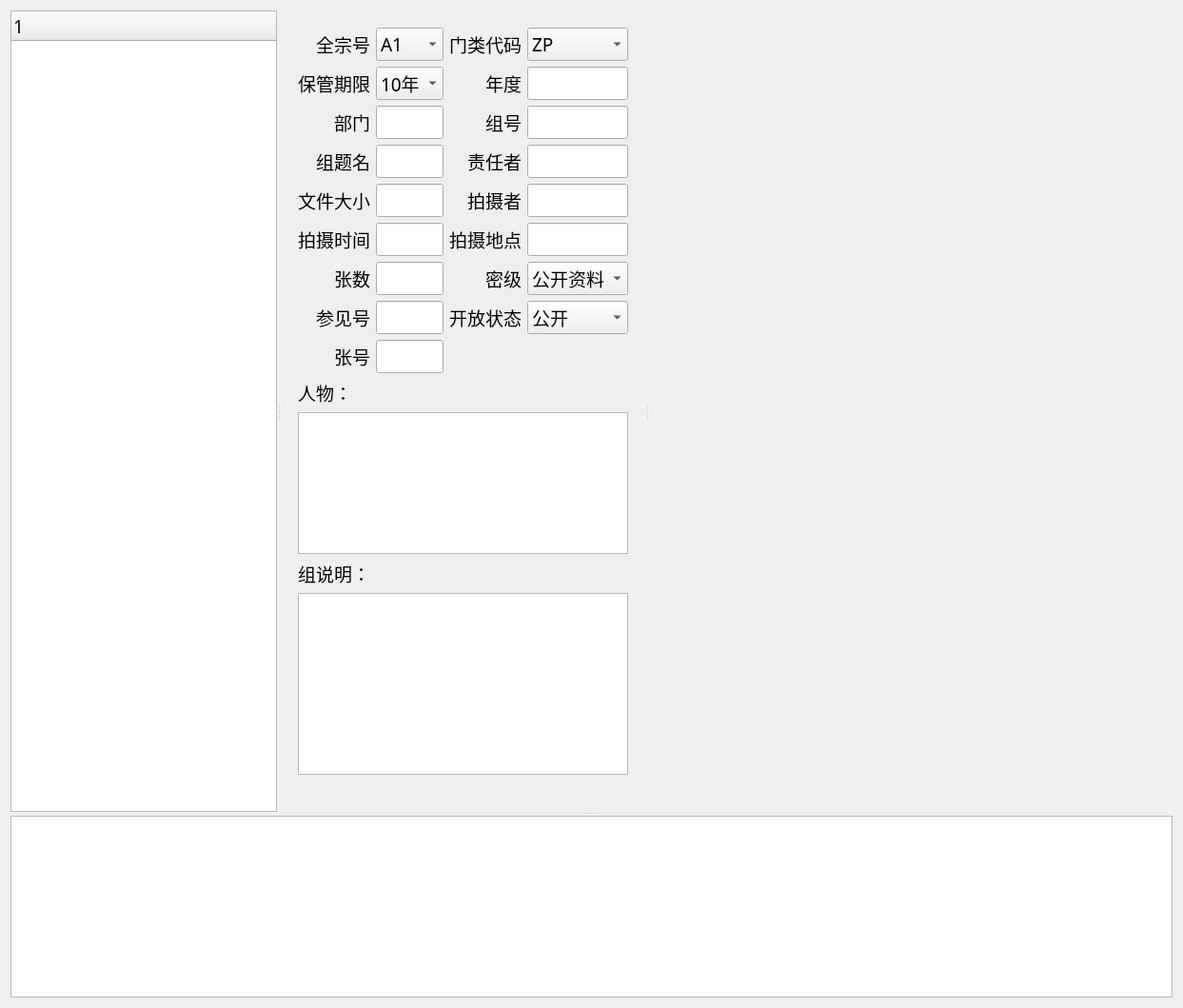
      <widget class="QWidget" name="arch_view_tab">
       <property name="font">
        <font>
         <family>新宋体</family>
         <pointsize>14</pointsize>
        </font>
       </property>
       <attribute name="icon">
        <iconset>
         <normaloff>../icon/view_arch.png</normaloff>../icon/view_arch.png</iconset>
       </attribute>
       <attribute name="title">
        <string>档案浏览</string>
       </attribute>
       <layout class="QGridLayout" name="gridLayout_17">
        <item row="0" column="0">
         <widget class="QSplitter" name="splitter_4">
          <property name="orientation">
           <enum>Qt::Vertical</enum>
          </property>
          <widget class="QSplitter" name="splitter_3">
           <property name="orientation">
            <enum>Qt::Horizontal</enum>
           </property>
           <widget class="QWidget" name="widget_5" native="true">
            <property name="minimumSize">
             <size>
              <width>280</width>
              <height>0</height>
             </size>
            </property>
            <property name="maximumSize">
             <size>
              <width>16777215</width>
              <height>16777215</height>
             </size>
            </property>
            <layout class="QGridLayout" name="gridLayout_19">
             <item row="0" column="0">
              <widget class="QTreeWidget" name="arch_tree_widget">
               <property name="font">
                <font>
                 <family>新宋体</family>
                 <pointsize>14</pointsize>
                </font>
               </property>
               <column>
                <property name="text">
                 <string notr="true">1</string>
                </property>
               </column>
              </widget>
             </item>
            </layout>
           </widget>
           <widget class="QWidget" name="widget_6" native="true">
            <property name="font">
             <font>
              <family>新宋体</family>
              <pointsize>14</pointsize>
             </font>
            </property>
            <layout class="QGridLayout" name="gridLayout_21">
             <property name="leftMargin">
              <number>18</number>
             </property>
             <property name="topMargin">
              <number>18</number>
             </property>
             <property name="rightMargin">
              <number>18</number>
             </property>
             <item row="0" column="3">
              <widget class="QComboBox" name="arch_category_code_in_group_arch">
               <property name="font">
                <font>
                 <family>新宋体</family>
                 <pointsize>14</pointsize>
                </font>
               </property>
               <item>
                <property name="text">
                 <string>ZP</string>
                </property>
               </item>
               <item>
                <property name="text">
                 <string>LY</string>
                </property>
               </item>
               <item>
                <property name="text">
                 <string>LX</string>
                </property>
               </item>
              </widget>
             </item>
             <item row="0" column="2">
              <widget class="QLabel" name="label_59">
               <property name="font">
                <font>
                 <family>新宋体</family>
                 <pointsize>14</pointsize>
                </font>
               </property>
               <property name="text">
                <string>门类代码</string>
               </property>
               <property name="alignment">
                <set>Qt::AlignRight|Qt::AlignTrailing|Qt::AlignVCenter</set>
               </property>
              </widget>
             </item>
             <item row="5" column="0">
              <widget class="QLabel" name="label_61">
               <property name="font">
                <font>
                 <family>新宋体</family>
                 <pointsize>14</pointsize>
                </font>
               </property>
               <property name="text">
                <string>拍摄时间</string>
               </property>
               <property name="alignment">
                <set>Qt::AlignRight|Qt::AlignTrailing|Qt::AlignVCenter</set>
               </property>
              </widget>
             </item>
             <item row="1" column="2">
              <widget class="QLabel" name="label_49">
               <property name="font">
                <font>
                 <family>新宋体</family>
                 <pointsize>14</pointsize>
                </font>
               </property>
               <property name="text">
                <string>年度</string>
               </property>
               <property name="alignment">
                <set>Qt::AlignRight|Qt::AlignTrailing|Qt::AlignVCenter</set>
               </property>
              </widget>
             </item>
             <item row="2" column="1">
              <widget class="QLineEdit" name="department_in_group_arch">
               <property name="sizePolicy">
                <sizepolicy hsizetype="Expanding" vsizetype="Preferred">
                 <horstretch>0</horstretch>
                 <verstretch>0</verstretch>
                </sizepolicy>
               </property>
              </widget>
             </item>
             <item row="7" column="2">
              <widget class="QLabel" name="label_53">
               <property name="maximumSize">
                <size>
                 <width>120</width>
                 <height>16777215</height>
                </size>
               </property>
               <property name="font">
                <font>
                 <family>新宋体</family>
                 <pointsize>14</pointsize>
                </font>
               </property>
               <property name="text">
                <string>开放状态</string>
               </property>
               <property name="alignment">
                <set>Qt::AlignRight|Qt::AlignTrailing|Qt::AlignVCenter</set>
               </property>
              </widget>
             </item>
             <item row="4" column="3">
              <widget class="QLineEdit" name="photographer_in_group_arch">
               <property name="sizePolicy">
                <sizepolicy hsizetype="Expanding" vsizetype="Preferred">
                 <horstretch>0</horstretch>
                 <verstretch>0</verstretch>
                </sizepolicy>
               </property>
              </widget>
             </item>
             <item row="8" column="1">
              <widget class="QLineEdit" name="photo_code_in_photo_arch">
               <property name="font">
                <font>
                 <family>新宋体</family>
                 <pointsize>14</pointsize>
                </font>
               </property>
              </widget>
             </item>
             <item row="3" column="1">
              <widget class="QLineEdit" name="group_title_in_group_arch">
               <property name="sizePolicy">
                <sizepolicy hsizetype="Expanding" vsizetype="Preferred">
                 <horstretch>0</horstretch>
                 <verstretch>0</verstretch>
                </sizepolicy>
               </property>
               <property name="font">
                <font>
                 <family>新宋体</family>
                 <pointsize>14</pointsize>
                </font>
               </property>
              </widget>
             </item>
             <item row="0" column="0">
              <widget class="QLabel" name="label_63">
               <property name="maximumSize">
                <size>
                 <width>120</width>
                 <height>16777215</height>
                </size>
               </property>
               <property name="font">
                <font>
                 <family>新宋体</family>
                 <pointsize>14</pointsize>
                </font>
               </property>
               <property name="text">
                <string>全宗号</string>
               </property>
               <property name="alignment">
                <set>Qt::AlignRight|Qt::AlignTrailing|Qt::AlignVCenter</set>
               </property>
              </widget>
             </item>
             <item row="11" column="0">
              <widget class="QLabel" name="label_58">
               <property name="font">
                <font>
                 <family>新宋体</family>
                 <pointsize>14</pointsize>
                </font>
               </property>
               <property name="text">
                <string>组说明：</string>
               </property>
               <property name="alignment">
                <set>Qt::AlignRight|Qt::AlignTrailing|Qt::AlignVCenter</set>
               </property>
              </widget>
             </item>
             <item row="7" column="3">
              <widget class="QComboBox" name="opening_state_in_group_arch">
               <property name="font">
                <font>
                 <family>新宋体</family>
                 <pointsize>14</pointsize>
                </font>
               </property>
               <item>
                <property name="text">
                 <string>公开</string>
                </property>
               </item>
               <item>
                <property name="text">
                 <string>申请公开</string>
                </property>
               </item>
               <item>
                <property name="text">
                 <string>不公开</string>
                </property>
               </item>
              </widget>
             </item>
             <item row="5" column="2">
              <widget class="QLabel" name="label_50">
               <property name="maximumSize">
                <size>
                 <width>120</width>
                 <height>16777215</height>
                </size>
               </property>
               <property name="font">
                <font>
                 <family>新宋体</family>
                 <pointsize>14</pointsize>
                </font>
               </property>
               <property name="text">
                <string>拍摄地点</string>
               </property>
               <property name="alignment">
                <set>Qt::AlignRight|Qt::AlignTrailing|Qt::AlignVCenter</set>
               </property>
              </widget>
             </item>
             <item row="9" column="0">
              <widget class="QLabel" name="label_69">
               <property name="font">
                <font>
                 <family>新宋体</family>
                 <pointsize>14</pointsize>
                </font>
               </property>
               <property name="text">
                <string>人物：</string>
               </property>
               <property name="alignment">
                <set>Qt::AlignLeading|Qt::AlignLeft|Qt::AlignVCenter</set>
               </property>
              </widget>
             </item>
             <item row="1" column="3">
              <widget class="QLineEdit" name="year_in_group_2">
               <property name="sizePolicy">
                <sizepolicy hsizetype="Expanding" vsizetype="Preferred">
                 <horstretch>0</horstretch>
                 <verstretch>0</verstretch>
                </sizepolicy>
               </property>
               <property name="font">
                <font>
                 <family>新宋体</family>
                 <pointsize>14</pointsize>
                </font>
               </property>
              </widget>
             </item>
             <item row="3" column="0">
              <widget class="QLabel" name="label_62">
               <property name="maximumSize">
                <size>
                 <width>120</width>
                 <height>16777215</height>
                </size>
               </property>
               <property name="font">
                <font>
                 <family>新宋体</family>
                 <pointsize>14</pointsize>
                </font>
               </property>
               <property name="text">
                <string>组题名</string>
               </property>
               <property name="alignment">
                <set>Qt::AlignRight|Qt::AlignTrailing|Qt::AlignVCenter</set>
               </property>
              </widget>
             </item>
             <item row="1" column="1">
              <widget class="QComboBox" name="retention_period_in_group_arch">
               <property name="font">
                <font>
                 <family>新宋体</family>
                 <pointsize>14</pointsize>
                </font>
               </property>
               <item>
                <property name="text">
                 <string>10年</string>
                </property>
               </item>
               <item>
                <property name="text">
                 <string>30年</string>
                </property>
               </item>
               <item>
                <property name="text">
                 <string>永久</string>
                </property>
               </item>
              </widget>
             </item>
             <item row="5" column="3">
              <widget class="QLineEdit" name="taken_locations_in_group_arch">
               <property name="sizePolicy">
                <sizepolicy hsizetype="Expanding" vsizetype="Preferred">
                 <horstretch>0</horstretch>
                 <verstretch>0</verstretch>
                </sizepolicy>
               </property>
               <property name="font">
                <font>
                 <family>新宋体</family>
                 <pointsize>14</pointsize>
                </font>
               </property>
              </widget>
             </item>
             <item row="2" column="3">
              <widget class="QLineEdit" name="group_code_in_group_arch">
               <property name="sizePolicy">
                <sizepolicy hsizetype="Expanding" vsizetype="Preferred">
                 <horstretch>0</horstretch>
                 <verstretch>0</verstretch>
                </sizepolicy>
               </property>
               <property name="font">
                <font>
                 <family>新宋体</family>
                 <pointsize>14</pointsize>
                </font>
               </property>
              </widget>
             </item>
             <item row="6" column="2">
              <widget class="QLabel" name="label_52">
               <property name="maximumSize">
                <size>
                 <width>120</width>
                 <height>16777215</height>
                </size>
               </property>
               <property name="font">
                <font>
                 <family>新宋体</family>
                 <pointsize>14</pointsize>
                </font>
               </property>
               <property name="text">
                <string>密级</string>
               </property>
               <property name="alignment">
                <set>Qt::AlignRight|Qt::AlignTrailing|Qt::AlignVCenter</set>
               </property>
              </widget>
             </item>
             <item row="6" column="0">
              <widget class="QLabel" name="label_56">
               <property name="font">
                <font>
                 <family>新宋体</family>
                 <pointsize>14</pointsize>
                </font>
               </property>
               <property name="text">
                <string>张数</string>
               </property>
               <property name="alignment">
                <set>Qt::AlignRight|Qt::AlignTrailing|Qt::AlignVCenter</set>
               </property>
              </widget>
             </item>
             <item row="4" column="2">
              <widget class="QLabel" name="label_28">
               <property name="maximumSize">
                <size>
                 <width>120</width>
                 <height>16777215</height>
                </size>
               </property>
               <property name="font">
                <font>
                 <family>新宋体</family>
                 <pointsize>14</pointsize>
                </font>
               </property>
               <property name="text">
                <string>拍摄者</string>
               </property>
               <property name="alignment">
                <set>Qt::AlignRight|Qt::AlignTrailing|Qt::AlignVCenter</set>
               </property>
              </widget>
             </item>
             <item row="3" column="2">
              <widget class="QLabel" name="label_51">
               <property name="maximumSize">
                <size>
                 <width>120</width>
                 <height>16777215</height>
                </size>
               </property>
               <property name="font">
                <font>
                 <family>新宋体</family>
                 <pointsize>14</pointsize>
                </font>
               </property>
               <property name="text">
                <string>责任者</string>
               </property>
               <property name="alignment">
                <set>Qt::AlignRight|Qt::AlignTrailing|Qt::AlignVCenter</set>
               </property>
              </widget>
             </item>
             <item row="6" column="1">
              <widget class="QLineEdit" name="photo_num_in_group_arch">
               <property name="sizePolicy">
                <sizepolicy hsizetype="Expanding" vsizetype="Preferred">
                 <horstretch>0</horstretch>
                 <verstretch>0</verstretch>
                </sizepolicy>
               </property>
               <property name="font">
                <font>
                 <family>新宋体</family>
                 <pointsize>14</pointsize>
                </font>
               </property>
              </widget>
             </item>
             <item row="2" column="2">
              <widget class="QLabel" name="label_55">
               <property name="font">
                <font>
                 <family>新宋体</family>
                 <pointsize>14</pointsize>
                </font>
               </property>
               <property name="text">
                <string>组号</string>
               </property>
               <property name="alignment">
                <set>Qt::AlignRight|Qt::AlignTrailing|Qt::AlignVCenter</set>
               </property>
              </widget>
             </item>
             <item row="7" column="1">
              <widget class="QLineEdit" name="reference_code_in_group_arch">
               <property name="sizePolicy">
                <sizepolicy hsizetype="Expanding" vsizetype="Preferred">
                 <horstretch>0</horstretch>
                 <verstretch>0</verstretch>
                </sizepolicy>
               </property>
               <property name="font">
                <font>
                 <family>新宋体</family>
                 <pointsize>14</pointsize>
                </font>
               </property>
              </widget>
             </item>
             <item row="4" column="1">
              <widget class="QLineEdit" name="folder_size_in_group_arch">
               <property name="sizePolicy">
                <sizepolicy hsizetype="Expanding" vsizetype="Preferred">
                 <horstretch>0</horstretch>
                 <verstretch>0</verstretch>
                </sizepolicy>
               </property>
               <property name="font">
                <font>
                 <family>新宋体</family>
                 <pointsize>14</pointsize>
                </font>
               </property>
              </widget>
             </item>
             <item row="3" column="3">
              <widget class="QLineEdit" name="author_in_group_arch">
               <property name="sizePolicy">
                <sizepolicy hsizetype="Expanding" vsizetype="Preferred">
                 <horstretch>0</horstretch>
                 <verstretch>0</verstretch>
                </sizepolicy>
               </property>
              </widget>
             </item>
             <item row="6" column="3">
              <widget class="QComboBox" name="security_classification_in_group_arch">
               <property name="font">
                <font>
                 <family>新宋体</family>
                 <pointsize>14</pointsize>
                </font>
               </property>
               <item>
                <property name="text">
                 <string>公开资料</string>
                </property>
               </item>
               <item>
                <property name="text">
                 <string>内部资料</string>
                </property>
               </item>
               <item>
                <property name="text">
                 <string>秘密</string>
                </property>
               </item>
               <item>
                <property name="text">
                 <string>机密</string>
                </property>
               </item>
               <item>
                <property name="text">
                 <string>绝密</string>
                </property>
               </item>
              </widget>
             </item>
             <item row="1" column="0">
              <widget class="QLabel" name="label_54">
               <property name="maximumSize">
                <size>
                 <width>120</width>
                 <height>16777215</height>
                </size>
               </property>
               <property name="font">
                <font>
                 <family>新宋体</family>
                 <pointsize>14</pointsize>
                </font>
               </property>
               <property name="text">
                <string>保管期限</string>
               </property>
               <property name="alignment">
                <set>Qt::AlignRight|Qt::AlignTrailing|Qt::AlignVCenter</set>
               </property>
              </widget>
             </item>
             <item row="5" column="1">
              <widget class="QLineEdit" name="taken_time_in_group_arch">
               <property name="sizePolicy">
                <sizepolicy hsizetype="Expanding" vsizetype="Preferred">
                 <horstretch>0</horstretch>
                 <verstretch>0</verstretch>
                </sizepolicy>
               </property>
               <property name="font">
                <font>
                 <family>新宋体</family>
                 <pointsize>14</pointsize>
                </font>
               </property>
              </widget>
             </item>
             <item row="0" column="1">
              <widget class="QComboBox" name="fonds_code_in_group_arch">
               <property name="font">
                <font>
                 <family>新宋体</family>
                 <pointsize>14</pointsize>
                </font>
               </property>
               <item>
                <property name="text">
                 <string>A1</string>
                </property>
               </item>
               <item>
                <property name="text">
                 <string>A2</string>
                </property>
               </item>
               <item>
                <property name="text">
                 <string>A3</string>
                </property>
               </item>
              </widget>
             </item>
             <item row="16" column="0">
              <spacer name="verticalSpacer_8">
               <property name="orientation">
                <enum>Qt::Vertical</enum>
               </property>
               <property name="sizeHint" stdset="0">
                <size>
                 <width>20</width>
                 <height>40</height>
                </size>
               </property>
              </spacer>
             </item>
             <item row="2" column="0">
              <widget class="QLabel" name="label_60">
               <property name="maximumSize">
                <size>
                 <width>120</width>
                 <height>16777215</height>
                </size>
               </property>
               <property name="font">
                <font>
                 <family>新宋体</family>
                 <pointsize>14</pointsize>
                </font>
               </property>
               <property name="text">
                <string>部门</string>
               </property>
               <property name="alignment">
                <set>Qt::AlignRight|Qt::AlignTrailing|Qt::AlignVCenter</set>
               </property>
              </widget>
             </item>
             <item row="12" column="0" colspan="4">
              <widget class="QTextEdit" name="group_caption_in_group_arch">
               <property name="font">
                <font>
                 <family>新宋体</family>
                 <pointsize>14</pointsize>
                </font>
               </property>
              </widget>
             </item>
             <item row="7" column="0">
              <widget class="QLabel" name="label_57">
               <property name="font">
                <font>
                 <family>新宋体</family>
                 <pointsize>14</pointsize>
                </font>
               </property>
               <property name="text">
                <string>参见号</string>
               </property>
               <property name="alignment">
                <set>Qt::AlignRight|Qt::AlignTrailing|Qt::AlignVCenter</set>
               </property>
              </widget>
             </item>
             <item row="8" column="0">
              <widget class="QLabel" name="label_64">
               <property name="maximumSize">
                <size>
                 <width>120</width>
                 <height>16777215</height>
                </size>
               </property>
               <property name="font">
                <font>
                 <family>新宋体</family>
                 <pointsize>14</pointsize>
                </font>
               </property>
               <property name="text">
                <string>张号</string>
               </property>
               <property name="alignment">
                <set>Qt::AlignRight|Qt::AlignTrailing|Qt::AlignVCenter</set>
               </property>
              </widget>
             </item>
             <item row="4" column="0">
              <widget class="QLabel" name="label_48">
               <property name="font">
                <font>
                 <family>新宋体</family>
                 <pointsize>14</pointsize>
                </font>
               </property>
               <property name="text">
                <string>文件大小</string>
               </property>
               <property name="alignment">
                <set>Qt::AlignRight|Qt::AlignTrailing|Qt::AlignVCenter</set>
               </property>
              </widget>
             </item>
             <item row="10" column="0" colspan="4">
              <widget class="QTextEdit" name="peoples_in_photo_arch">
               <property name="sizePolicy">
                <sizepolicy hsizetype="Expanding" vsizetype="Expanding">
                 <horstretch>0</horstretch>
                 <verstretch>0</verstretch>
                </sizepolicy>
               </property>
               <property name="maximumSize">
                <size>
                 <width>16777215</width>
                 <height>150</height>
                </size>
               </property>
               <property name="font">
                <font>
                 <family>新宋体</family>
                 <pointsize>14</pointsize>
                </font>
               </property>
              </widget>
             </item>
            </layout>
           </widget>
           <widget class="QWidget" name="widget_7" native="true">
            <property name="minimumSize">
             <size>
              <width>550</width>
              <height>0</height>
             </size>
            </property>
            <property name="font">
             <font>
              <family>新宋体</family>
              <pointsize>14</pointsize>
             </font>
            </property>
            <layout class="QGridLayout" name="gridLayout_22">
             <item row="0" column="0">
              <widget class="QLabel" name="photo_view_in_arch">
               <property name="text">
                <string/>
               </property>
              </widget>
             </item>
            </layout>
           </widget>
          </widget>
          <widget class="QWidget" name="widget_8" native="true">
           <property name="maximumSize">
            <size>
             <width>16777215</width>
             <height>16777215</height>
            </size>
           </property>
           <layout class="QGridLayout" name="gridLayout_20">
            <item row="0" column="0">
             <widget class="QListWidget" name="photo_list_widget">
              <property name="font">
               <font>
                <family>新宋体</family>
                <pointsize>14</pointsize>
               </font>
              </property>
             </widget>
            </item>
           </layout>
          </widget>
         </widget>
        </item>
       </layout>
      </widget>
